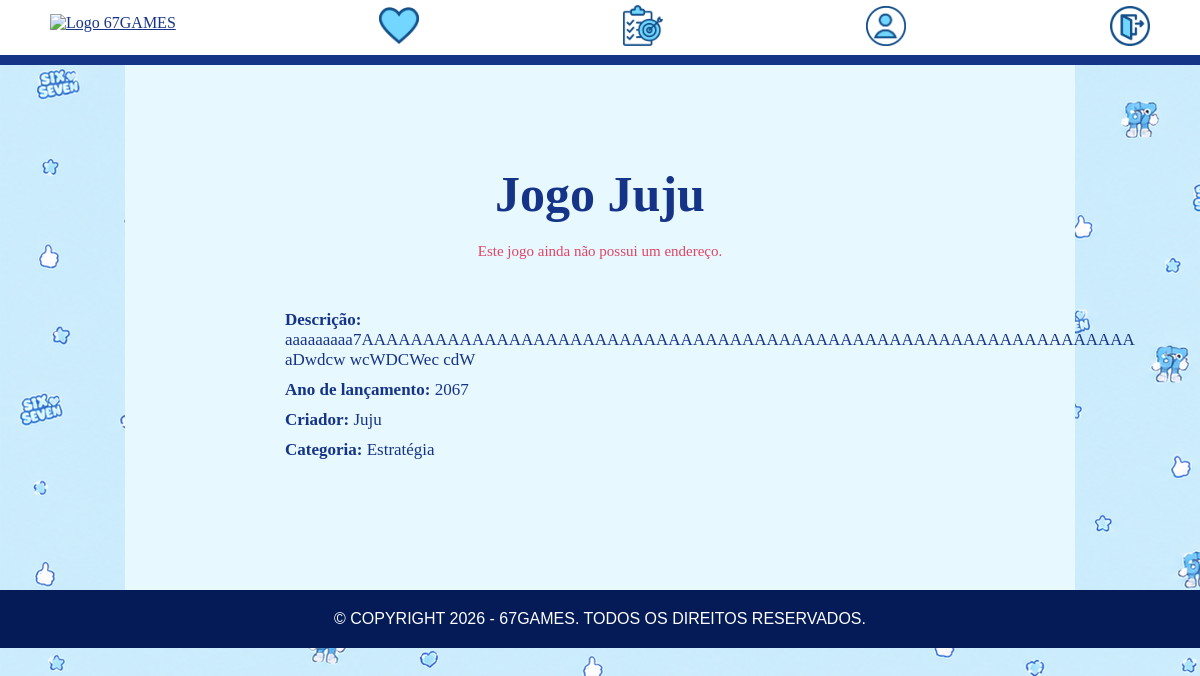
/jogo/7, run on an earlier commit of the app's database.
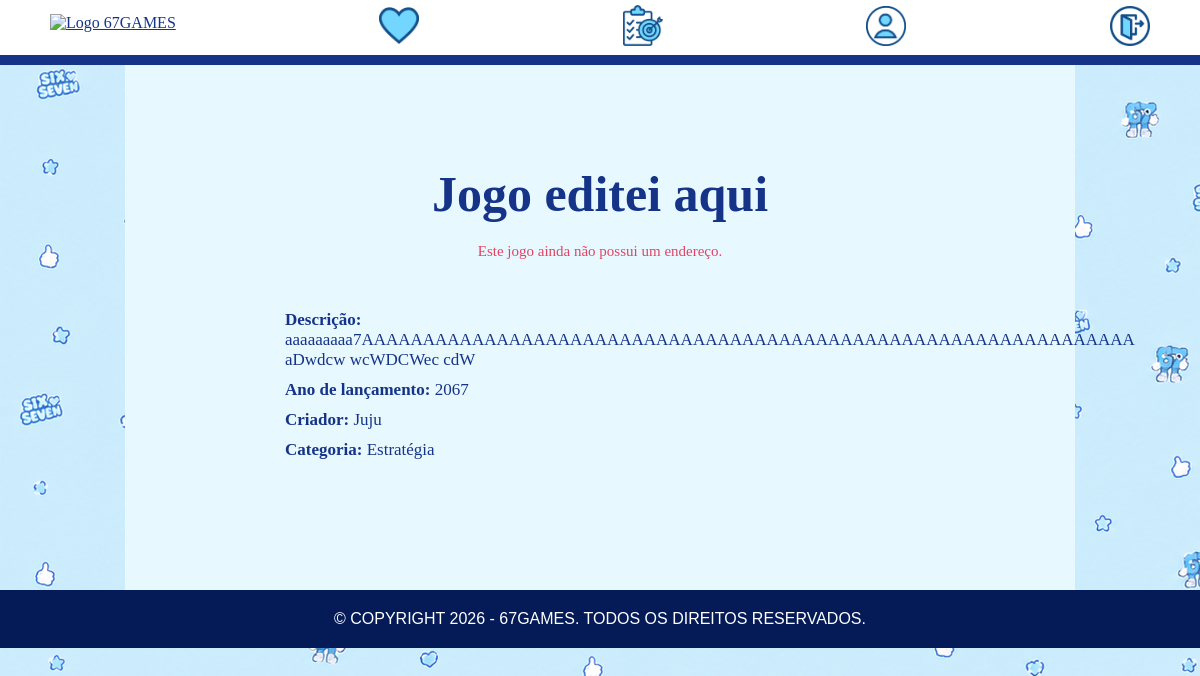
And on a later commit of the database.
### models.py (models this page shows)
class Jogo(db.Model):
    __tablename__ = "jogo"
    id = db.Column(db.Integer, primary_key=True)
    nome = db.Column(db.String(100), nullable=False)
    descricao = db.Column(db.Text, nullable=True)
    ano_lancamento = db.Column(db.Integer, nullable=True)
    criador_id = db.Column(db.Integer, db.ForeignKey("criador.id"), nullable=False)
    categoria_id = db.Column(db.Integer, db.ForeignKey("categoria.id"), nullable=False)
    criador = db.relationship("Criador", backref=db.backref("jogos", lazy=True))
    categoria = db.relationship("Categoria", backref=db.backref("jogos", lazy=True))
    imagem_url = db.Column(db.String(500), nullable=True)
    url_jogo = db.Column(db.String(500), nullable=True)
    usuarios_favoritaram = db.relationship("Usuario", secondary=usuario_jogo, back_populates="jogos_favoritos")

class Criador(db.Model):
    __tablename__ = "criador"
    id = db.Column(db.Integer, primary_key=True)
    nome = db.Column(db.String(100), nullable=False)

class Categoria(db.Model):
    __tablename__ = "categoria"
    id = db.Column(db.Integer, primary_key=True)
    nome = db.Column(db.String(100), nullable=False)

### blueprints/jogos/routes.py (the view)
@jogos_bp.route("/jogo/<int:id>", methods=["GET", "POST"])
def jogo(id):
    jogo = Jogo.query.get_or_404(id)
    return render_template("jogos/jogo.html", jogo=jogo)

### blueprints/jogos/templates/jogos/jogo.html (shortened to what this page needs)
{% extends 'base.html' %}
{% block conteudo %}
    <h1>Jogo {{ jogo.nome }}</h1>
    {% if jogo.url_jogo %}
        <div class="area-jogo">
            <iframe src="{{ jogo.url_jogo }}" title="Jogar {{ jogo.nome }}" allowfullscreen></iframe>
        </div>
        <p class="aviso-jogo">
            O jogo não carregou?
            <a href="{{ jogo.url_jogo }}" target="_blank" rel="noopener noreferrer">Entre em outra aba!</a>
        </p>
    {% else %}
        <p class="aviso-jogo">Este jogo ainda não possui um endereço.</p>
    {% endif %}
        <p class="informacoes-jogo"><strong>Descrição:</strong> {{ jogo.descricao or 'Sem descrição disponível.' }}</p>
        <p class="informacoes-jogo"><strong>Ano de lançamento:</strong> {{ jogo.ano_lancamento or 'Desconhecido' }}</p>
        <p class="informacoes-jogo"><strong>Criador:</strong> {{ jogo.criador.nome }}</p>
        <p class="informacoes-jogo"><strong>Categoria:</strong> {{ jogo.categoria.nome }}</p>
{% endblock %}

### templates/base.html (shortened to what this page needs)
<!DOCTYPE html>
<html lang="en">
<head>
    <link rel="stylesheet" href="/static/style.css">
</head>
<body>
    <header class="cabecalho">
        <a href="{{ url_for('jogos.inicio') }}">
        <img src="/static/assets/LogoAnimada.gif" alt="Logo 67GAMES" class="gif">
        </a>
        <a href="">
            <img src="/static/assets/favoritos.png" alt="Jogos favoritos" class="icon">
        </a>
        <a href="{{ url_for('jogos.criar_jogo') }}">
            <img src="/static/assets/cadastrarjogo.png" alt="Cadastrar Jogo" class="icon">
        </a>
        <a href="">
            <img src="/static/assets/perfil.png" alt="Perfil" class="icon">
        </a>
        <a href="{{ url_for('auth.logout') }}">
            <img src="/static/assets/sair.png" alt="Sair" class="icon">
        </a>
    </header>
    {% block cabecalho %}
    <nav>
    </nav>{% endblock %}
    <main>
        <div class="bloco">
        {% block conteudo %}{% endblock %}
        </div>
    </main>
    <footer>
        &copy; COPYRIGHT 2026 - 67GAMES. TODOS OS DIREITOS RESERVADOS.
    </footer>
</body>
</html>

### static/style.css (style rules this page uses)
* { margin: 0%; color: #153488; font-family: 'Trebuchet MS'; box-sizing: border-box; }
body { min-height: 100vh; background-image: url("assets/fundo.png"); }
header { background-color: #ffffff; padding: 5px; padding-left: 50px; padding-right: 50px; display: flex; align-items: center; justify-content: space-between; }
.gif { width: 105px; background-color: #ffffff; padding-bottom: 10px; }
.icon { width: 40px; }
nav { display: flex; justify-content: space-around; background-color: #153488; align-items: center; gap: 20px; padding: 5px; }
main { display: flex; justify-content: center; align-items: center; flex-direction: column; color: #ffffff; }
.bloco { background-color: #e8f8ff; padding: 100px 60px; padding-bottom: 130px; flex: 1; width: min(950px); margin: 0 auto; }
h1 { font-size: 50px; color: #153488; text-align: center; margin-bottom: 20px; }
p { font-size: 15px; color: #153488; text-align: center; }
.aviso-jogo { text-align: center; font-size: 15px; color: #e04464; margin-bottom: 40px; }
.informacoes-jogo { text-align: left; font-size: 17px; padding-left: 100px; padding-right: 100px; padding-top: 5px; }
.informacoes-jogo { text-align: left; font-size: 17px; padding-left: 100px; padding-right: 100px; padding-top: 10px; }
strong { color: #153488; }
footer { background-color: #051b57; color: white; font-family:'Gill Sans', 'Gill Sans MT', Calibri, 'Trebuchet MS', sans-serif; text-align: center; padding: 20px; margin-top: auto; }

What changed in the data, as far as the page shows it:
changed Jogo: nome "Juju" → "editei aqui"
